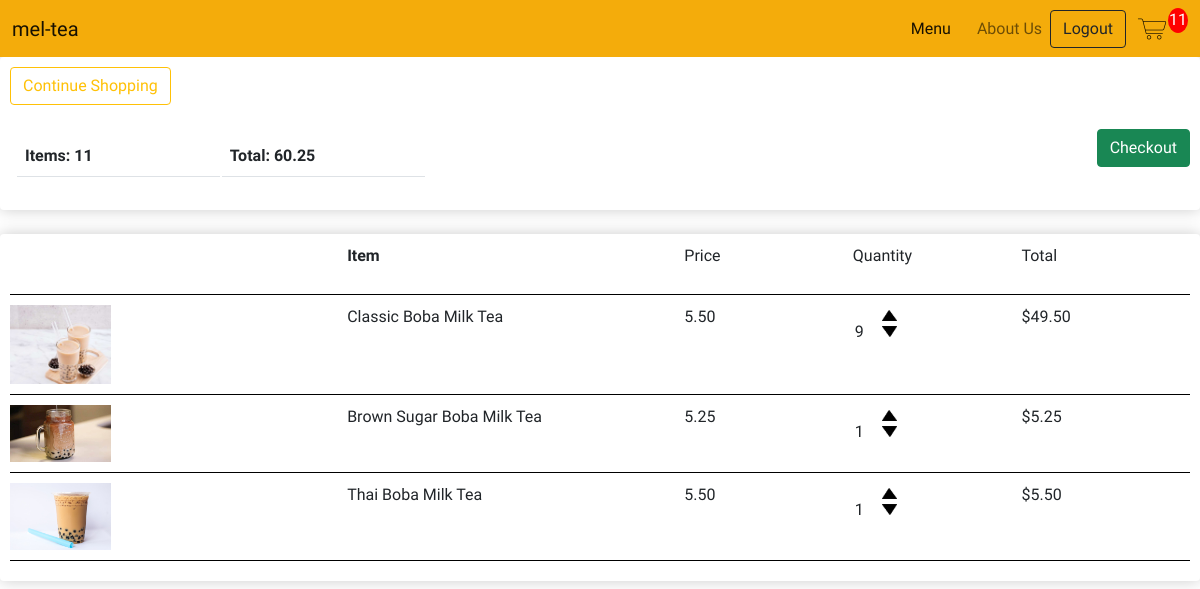
The page /cart/ (signed in) on the database as committed earlier.
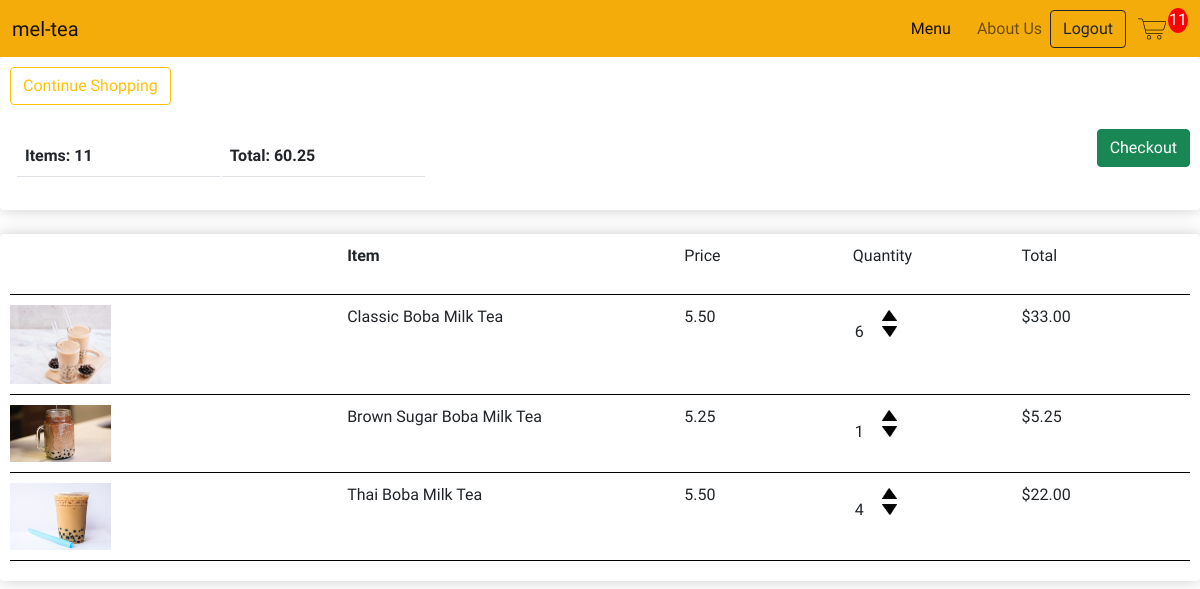
The same page on the database as committed later.
### store/models.py (models this page shows, shortened)
class OrderItem(models.Model):
    product = models.ForeignKey(BobaProduct, on_delete=models.SET_NULL, null=True)
    order = models.ForeignKey(CustomerOrder, on_delete=models.SET_NULL, null=True)
    quantity = models.IntegerField(default=0, null=True, blank=True)
    date_added = models.DateTimeField(auto_now_add=True)
    @property
    def calc_total(self):
        total = self.product.price * self.quantity
        return total

class BobaProduct(models.Model):
    WITH_BOBA = [
        ('YES', 'Boba'),
        ('NO', 'No Boba')
    ]
    name = models.CharField(max_length=200, null=True)
    price = models.DecimalField(max_digits=7, decimal_places=2)
    category = models.CharField(max_length=200, null=True, choices= WITH_BOBA)
    image = models.ImageField(upload_to='boba', default="{% static 'images/filler.jpg' %}", null=True, blank=True)
    date_created = models.DateTimeField(auto_now_add=True)
    @property #@property allow us to access as an attribute
    def image_url(self):
        try:
            url = self.image.url
        except:
            url = ''
        return url

### store/views.py (the view)
# urls.py: path('cart/', views.cart, name="cart"),
def cart(request):
    cart = cartData(request)
    cart_items = cart['cart_items']
    order = cart['order']
    items = cart['items']
    context = {"items": items, "order": order, 'cart_items':cart_items}
    return render(request, 'store/cart.html', context)

### store/models.py (called while the page is built)
    @property
    def cart_total(self):
        order_items = self.orderitem_set.all()
        total = sum([item.calc_total for item in order_items])
        return total

    @property
    def cart_quantity(self):
        order_items = self.orderitem_set.all()
        total = sum([item.quantity for item in order_items])
        return total

### store/utils.py (called while the page is built)
def cartData(request):
    if request.user.is_authenticated:
        customer = request.user.customer
        order, created = CustomerOrder.objects.get_or_create(customer=customer)
        items = order.orderitem_set.all()   # (USE ITEM FOR CHILDREN)
        cart_items = order.cart_quantity
    else:
        cookie = guestCookieCart(request)
        cart_items = cookie['cart_items']
        order = cookie['order']
        items = cookie['items']
    return {"items": items, "order": order, 'cart_items':cart_items}

### store/templates/store/cart.html
{% extends 'store/main.html' %}
{% load static %}
{% block content %}
<div class="row">
    <div class="col-lg-12">
        <div class="product-box">
            <a class="btn btn-outline-warning" href="{% url 'store' %}"> Continue Shopping</a>
            <br>
            <br>
            <table class="table">
                <tr>
                    <th>Items: <b>{{order.cart_quantity}}</b></th>
                    <th>Total: <b>{{order.cart_total|floatformat:2}}</b></th>
                </tr>
                <a class="btn btn-success checkout-btn" href="{% url 'checkout' %}">Checkout</a>
            </table>
        </div>
        <br>
        <div class="product-box">
            <div class="cart-row">
                <div class="cart-row-flex-2"></div>
                <div class="cart-row-flex-2">
                   <p><strong>Item</strong></p>
                </div>
                <div class="cart-row-flex-1">
                    <p>Price</p>
                </div>
                <div class="cart-row-flex-1">
                    <p>Quantity</p>
                </div>
                <div class="cart-row-flex-1">
                    <p>Total</p>
                </div>
            </div>
            {% for item in items %}
            <div class="cart-row">
                <div class="cart-row-flex-2"><img class="row-image" src="{{item.product.image_url}}"></div>
                <div class="cart-row-flex-2">
                    <p>{{item.product.name}}</p>
                </div>
                <div class="cart-row-flex-1">
                    <p>{{item.product.price|floatformat:2}}</p>
                </div>
                <div class="cart-row-flex-1">
                    <p class="quantity">{{item.quantity}}</p>
                    <div class="quantity">
                        <img data-product={{item.product.id}} data-action="add" class="quantity-change add-cart" src="{% static 'images/arrow-up.png' %}">
                        <img data-product={{item.product.id}} data-action="remove" class="quantity-change add-cart" src="{% static 'images/arrow-down.png' %}">
                    </div>
                </div>
                <div class="cart-row-flex-1">
                    <p>${{item.calc_total}}</p>
                </div>
            </div>
            {% endfor %}
        </div>
    </div>
</div>
{% endblock content %}

Rows that differ between the two databases and show on the page:
changed OrderItem "Classic Boba Milk Tea": quantity "9" → "6"; calc_total "49.50" → "33.00"
changed OrderItem "Thai Boba Milk Tea": quantity "1" → "4"; calc_total "5.50" → "22.00"
